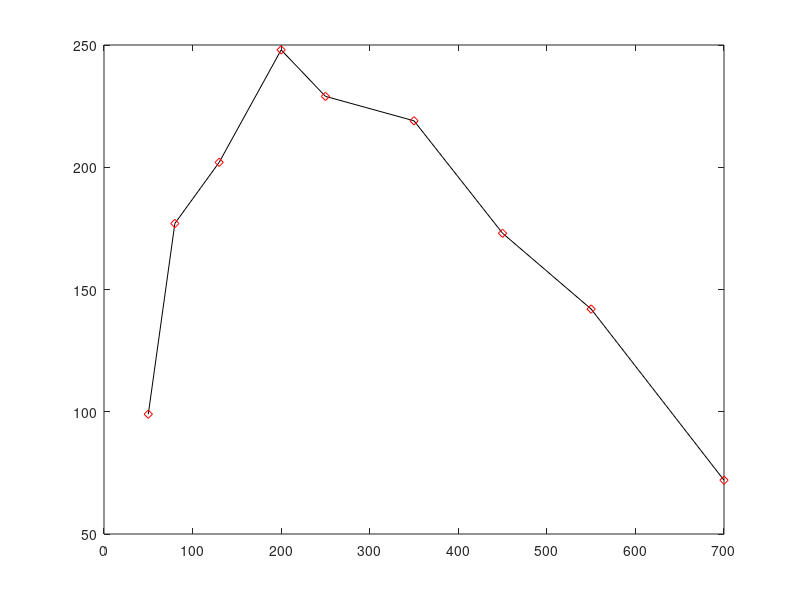

MATLAB code for this plot:
%Kyle Mitra
%I understand and have adhered to all the tenets of the Duke
%Community Standard in the creation of this code.
%Signed: km423

clear; format short e

I = [50,80,130,200,250,350,450,550,700];
I = I(:);
P = [99,177,202,248,229,219,173,142,72];
P = P(:);

yeqn = @(coefs, I) coefs(1).*((I.^1)./coefs(2)).*exp((-I.^1)./(coefs(2))+1);
InitGuess = [248 200];

fSSR = @(coefs, I, P) sum((P-yeqn(coefs,I)).^2);
[MyCoefs, Sr] = fminsearch(@(MyCoefsDummy) fSSR(MyCoefsDummy, I, P), InitGuess)

figure(1);clf
plot(I,P,'k-', I,P,'rd')
%title and labels

yhat = yeqn(MyCoefs, I);
St = sum((P - mean(P).^2))
r2 = (St -Sr) / St